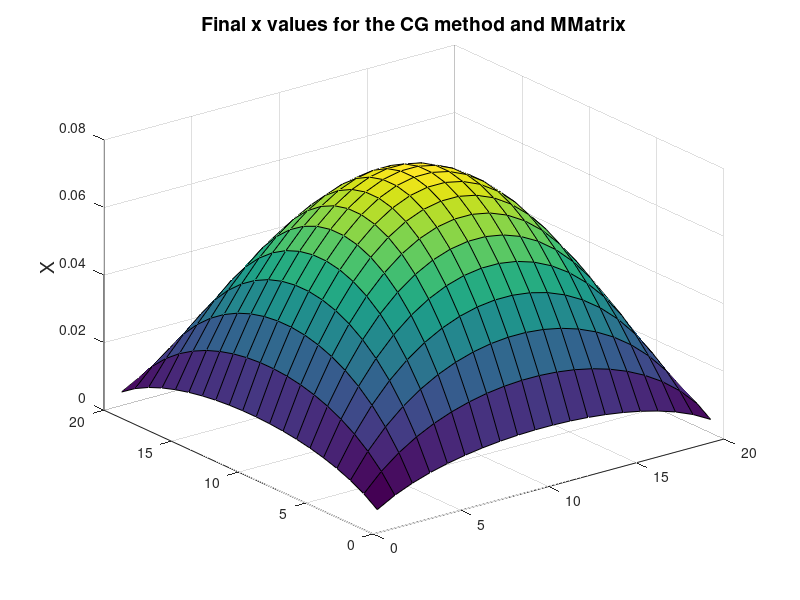
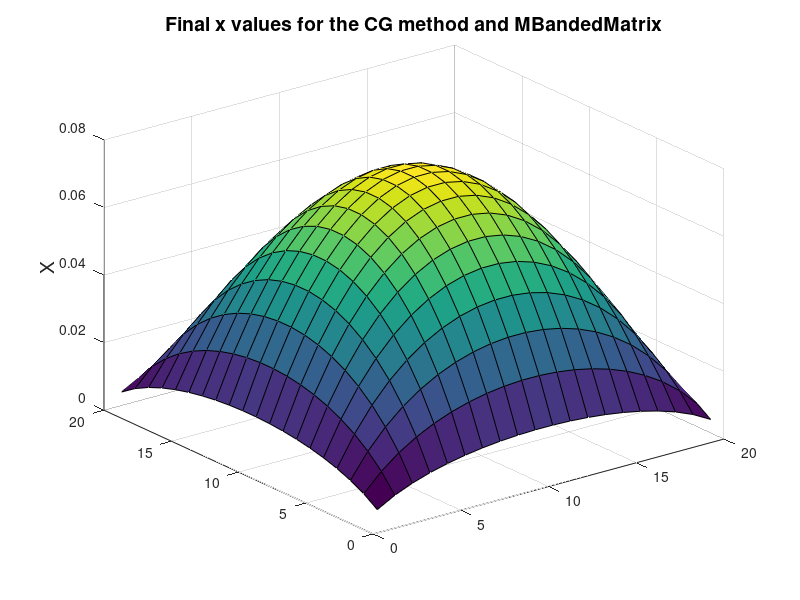

Source code (MATLAB) for these figures, in order:
dataLARGER=load('xfinalLARGER.txt');
dataLARGERBANDED=load('xfinalLARGERBANDED.txt');

surf(dataLARGER)
zlabel('X','FontSize', 14)
title('Final x values for the CG method and MMatrix','FontSize', 14)

figure;
surf(dataLARGERBANDED)
zlabel('X','FontSize', 14)
title('Final x values for the CG method and MBandedMatrix','FontSize', 14)
